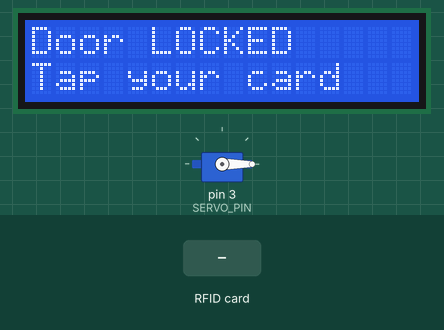
Recording of a sketch running on a simulated Arduino Uno, built with avr-gcc and run on an emulated ATmega328P. Parts: servo, 16×2 character LCD. The test bench sets the inputs (shaded band). What the sketch prints to the serial monitor is not drawn.

Above: at 1.3 s.
1.4 s: RFID card AA BB CC DD held to the reader
At 2.6 s:
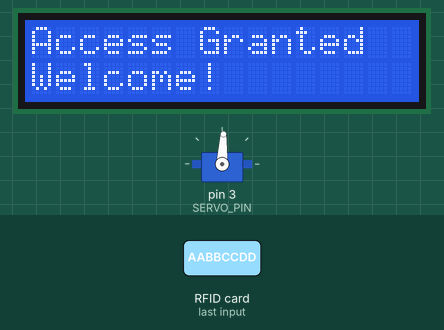
2.9 s: RFID card 5E 7A 19 C4 held to the reader
At 5.8 s:
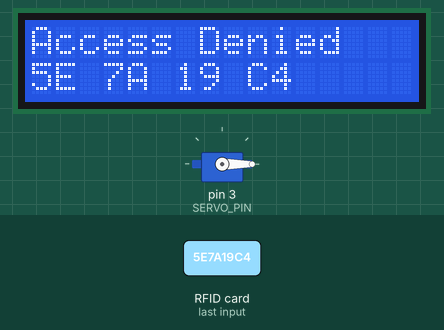
Timing chart, 0 to 7.3 s (numbered marks = the images above; inputs shaded):
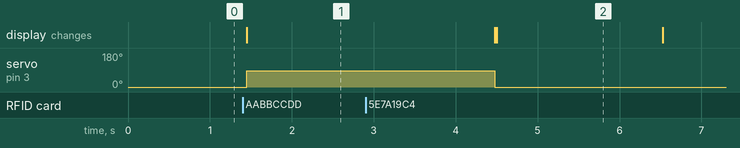

The sketch:

02_door_access.ino
```cpp
/*
  02_door_access — RFID door access with LCD + servo lock.
  Flow: idle -> card tapped -> check UID -> granted (unlock 3 s) or denied.
  Also prints a CSV line on Serial for each scan (future dashboard/log link).
*/
#include <SPI.h>
#include <MFRC522.h>
#include <Servo.h>
#include <Wire.h>
#include <LiquidCrystal_I2C.h>

#define SS_PIN     10
#define RST_PIN    9
#define SERVO_PIN  3

const int LOCKED_ANGLE   = 0;
const int UNLOCKED_ANGLE = 87;
const unsigned long OPEN_MS = 3000;   // safety: always re-lock after 3 s

// TODO Day 3: replace with your card UIDs from 01_read_uid (uppercase, spaces)
const char* ALLOWED_UIDS[] = { "AA BB CC DD" };
const int NUM_ALLOWED = sizeof(ALLOWED_UIDS) / sizeof(ALLOWED_UIDS[0]);

MFRC522 rfid(SS_PIN, RST_PIN);
Servo lockServo;
LiquidCrystal_I2C lcd(0x27, 16, 2);   // try 0x3F if screen stays blank

/**
 * Purpose: convert the current card UID to text like "AA BB CC DD".
 * Args: none (uses rfid.uid)
 * Returns: String UID
 */
String readUid() {
  String uid = "";
  for (byte i = 0; i < rfid.uid.size; i++) {
    if (rfid.uid.uidByte[i] < 0x10) uid += "0";
    uid += String(rfid.uid.uidByte[i], HEX);
    if (i < rfid.uid.size - 1) uid += " ";
  }
  uid.toUpperCase();
  return uid;
}

/**
 * Purpose: check if a UID is in the allowed list.
 * Args: uid - card UID text
 * Returns: true if allowed
 */
bool isAllowed(const String& uid) {
  for (int i = 0; i < NUM_ALLOWED; i++) {
    if (uid == ALLOWED_UIDS[i]) return true;
  }
  return false;
}

/** Purpose: show the idle screen. Args: none. Returns: nothing. */
void showIdle() {
  lcd.clear();
  lcd.setCursor(0, 0); lcd.print("Door LOCKED");
  lcd.setCursor(0, 1); lcd.print("Tap your card");
}

void setup() {
  Serial.begin(9600);
  SPI.begin();
  rfid.PCD_Init();
  lockServo.attach(SERVO_PIN);
  lockServo.write(LOCKED_ANGLE);   // start locked (safe default)
  lcd.init();
  lcd.backlight();
  showIdle();
  Serial.println("ms,uid,result");
}

void loop() {
  if (!rfid.PICC_IsNewCardPresent() || !rfid.PICC_ReadCardSerial()) return;

  String uid = readUid();
  bool ok = isAllowed(uid);

  Serial.print(millis()); Serial.print(",");
  Serial.print(uid); Serial.print(",");
  Serial.println(ok ? "GRANTED" : "DENIED");

  lcd.clear();
  if (ok) {
    lcd.print("Access Granted");
    lcd.setCursor(0, 1); lcd.print("Welcome!");
    lockServo.write(UNLOCKED_ANGLE);
    delay(OPEN_MS);
    lockServo.write(LOCKED_ANGLE);
  } else {
    lcd.print("Access Denied");
    lcd.setCursor(0, 1); lcd.print(uid);
    delay(2000);
  }

  rfid.PICC_HaltA();
  rfid.PCD_StopCrypto1();
  showIdle();
}
```

Measured:
- after the input at 1.4 s, servo on pin 3 (SERVO_PIN): 0° → 87° after 0.05 s; the display: changes after 0.05 s (image 1)
- after the input at 2.9 s, the display: first differs from a run without the input after 1.6 s (image 2)
